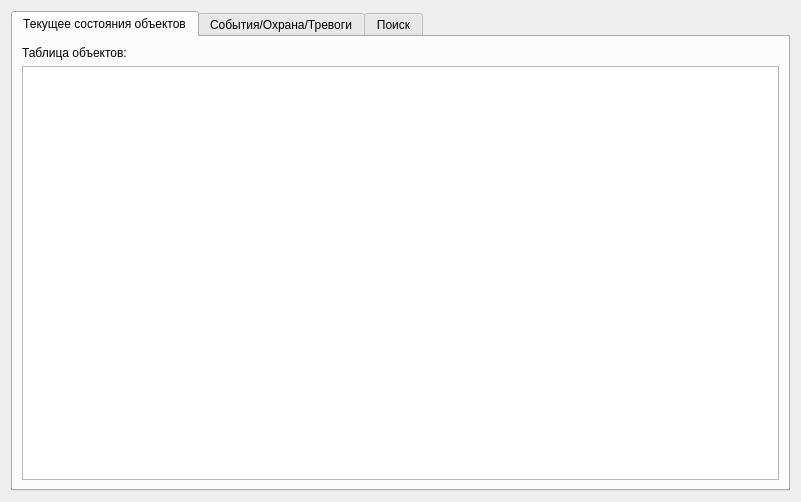
<?xml version="1.0" encoding="UTF-8"?>
<ui version="4.0">
 <class>Browser</class>
 <widget class="QWidget" name="Browser">
  <property name="windowModality">
   <enum>Qt::NonModal</enum>
  </property>
  <property name="geometry">
   <rect>
    <x>0</x>
    <y>0</y>
    <width>801</width>
    <height>502</height>
   </rect>
  </property>
  <property name="windowTitle">
   <string>Диспетчер</string>
  </property>
  <layout class="QGridLayout" name="gridLayout">
   <item row="0" column="0">
    <widget class="QTabWidget" name="tabWidget">
     <property name="currentIndex">
      <number>0</number>
     </property>
     <widget class="QWidget" name="tab">
      <attribute name="title">
       <string>Текущее состояния объектов</string>
      </attribute>
      <layout class="QVBoxLayout" name="verticalLayout">
       <item>
        <widget class="QLabel" name="label">
         <property name="text">
          <string>Таблица объектов:</string>
         </property>
        </widget>
       </item>
       <item>
        <widget class="QTableView" name="tableView"/>
       </item>
      </layout>
     </widget>
     <widget class="QWidget" name="tab_2">
      <attribute name="title">
       <string>События/Охрана/Тревоги</string>
      </attribute>
      <layout class="QGridLayout" name="gridLayout_2">
       <item row="1" column="0">
        <widget class="QLabel" name="label_2">
         <property name="text">
          <string>Таблица событий:</string>
         </property>
        </widget>
       </item>
       <item row="1" column="1">
        <widget class="QLabel" name="label_3">
         <property name="text">
          <string>Таблица состояний охраны:</string>
         </property>
        </widget>
       </item>
       <item row="4" column="1">
        <widget class="QTableView" name="tableView_4"/>
       </item>
       <item row="2" column="1">
        <widget class="QTableView" name="tableView_3"/>
       </item>
       <item row="3" column="1">
        <widget class="QLabel" name="label_4">
         <property name="text">
          <string>Таблица тревог:</string>
         </property>
        </widget>
       </item>
       <item row="2" column="0" rowspan="3">
        <widget class="QTableView" name="tableView_2"/>
       </item>
       <item row="0" column="0" colspan="2">
        <layout class="QHBoxLayout" name="horizontalLayout_3">
         <item>
          <widget class="QCheckBox" name="checkBox">
           <property name="text">
            <string/>
           </property>
           <property name="checked">
            <bool>true</bool>
           </property>
          </widget>
         </item>
         <item>
          <widget class="QLabel" name="label_12">
           <property name="text">
            <string>Текущая дата:</string>
           </property>
          </widget>
         </item>
         <item>
          <widget class="QDateEdit" name="dateEdit_3">
           <property name="enabled">
            <bool>false</bool>
           </property>
           <property name="calendarPopup">
            <bool>true</bool>
           </property>
          </widget>
         </item>
         <item>
          <widget class="QCheckBox" name="checkBox_2">
           <property name="text">
            <string>Отобразить за все дни</string>
           </property>
          </widget>
         </item>
         <item>
          <spacer name="horizontalSpacer_2">
           <property name="orientation">
            <enum>Qt::Horizontal</enum>
           </property>
           <property name="sizeHint" stdset="0">
            <size>
             <width>40</width>
             <height>20</height>
            </size>
           </property>
          </spacer>
         </item>
        </layout>
       </item>
      </layout>
     </widget>
     <widget class="QWidget" name="tab_3">
      <attribute name="title">
       <string>Поиск</string>
      </attribute>
      <layout class="QVBoxLayout" name="verticalLayout_2">
       <item>
        <layout class="QHBoxLayout" name="horizontalLayout">
         <item>
          <widget class="QLabel" name="label_6">
           <property name="text">
            <string>Улица:</string>
           </property>
          </widget>
         </item>
         <item>
          <widget class="QLineEdit" name="lineEdit"/>
         </item>
         <item>
          <widget class="QLabel" name="label_7">
           <property name="text">
            <string>Дом:</string>
           </property>
          </widget>
         </item>
         <item>
          <widget class="QLineEdit" name="lineEdit_2"/>
         </item>
         <item>
          <widget class="QLabel" name="label_11">
           <property name="text">
            <string>Объект</string>
           </property>
          </widget>
         </item>
         <item>
          <widget class="QLineEdit" name="lineEdit_3"/>
         </item>
         <item>
          <widget class="QPushButton" name="pushButton">
           <property name="text">
            <string>Поиск</string>
           </property>
          </widget>
         </item>
         <item>
          <spacer name="horizontalSpacer">
           <property name="orientation">
            <enum>Qt::Horizontal</enum>
           </property>
           <property name="sizeHint" stdset="0">
            <size>
             <width>40</width>
             <height>20</height>
            </size>
           </property>
          </spacer>
         </item>
        </layout>
       </item>
       <item>
        <layout class="QHBoxLayout" name="horizontalLayout_2">
         <item>
          <widget class="QLabel" name="label_8">
           <property name="text">
            <string>С</string>
           </property>
          </widget>
         </item>
         <item>
          <widget class="QDateEdit" name="dateEdit">
           <property name="dateTime">
            <datetime>
             <hour>0</hour>
             <minute>0</minute>
             <second>0</second>
             <year>1950</year>
             <month>1</month>
             <day>1</day>
            </datetime>
           </property>
           <property name="calendarPopup">
            <bool>true</bool>
           </property>
          </widget>
         </item>
         <item>
          <widget class="QTimeEdit" name="timeEdit">
           <property name="dateTime">
            <datetime>
             <hour>0</hour>
             <minute>0</minute>
             <second>0</second>
             <year>1950</year>
             <month>1</month>
             <day>1</day>
            </datetime>
           </property>
          </widget>
         </item>
         <item>
          <widget class="QLabel" name="label_9">
           <property name="text">
            <string>по</string>
           </property>
          </widget>
         </item>
         <item>
          <widget class="QDateEdit" name="dateEdit_2">
           <property name="dateTime">
            <datetime>
             <hour>23</hour>
             <minute>59</minute>
             <second>59</second>
             <year>2050</year>
             <month>1</month>
             <day>1</day>
            </datetime>
           </property>
           <property name="calendarPopup">
            <bool>true</bool>
           </property>
          </widget>
         </item>
         <item>
          <widget class="QTimeEdit" name="timeEdit_2">
           <property name="dateTime">
            <datetime>
             <hour>23</hour>
             <minute>59</minute>
             <second>59</second>
             <year>2050</year>
             <month>1</month>
             <day>1</day>
            </datetime>
           </property>
          </widget>
         </item>
         <item>
          <widget class="QLabel" name="label_10">
           <property name="text">
            <string>Тип события:</string>
           </property>
          </widget>
         </item>
         <item>
          <widget class="QComboBox" name="comboBox"/>
         </item>
         <item>
          <spacer name="horizontalSpacer_4">
           <property name="orientation">
            <enum>Qt::Horizontal</enum>
           </property>
           <property name="sizeHint" stdset="0">
            <size>
             <width>40</width>
             <height>20</height>
            </size>
           </property>
          </spacer>
         </item>
        </layout>
       </item>
       <item>
        <widget class="QLabel" name="label_5">
         <property name="text">
          <string>Таблица поиска:</string>
         </property>
        </widget>
       </item>
       <item>
        <widget class="QTableView" name="tableView_5"/>
       </item>
      </layout>
     </widget>
    </widget>
   </item>
  </layout>
 </widget>
 <resources/>
 <connections/>
</ui>
